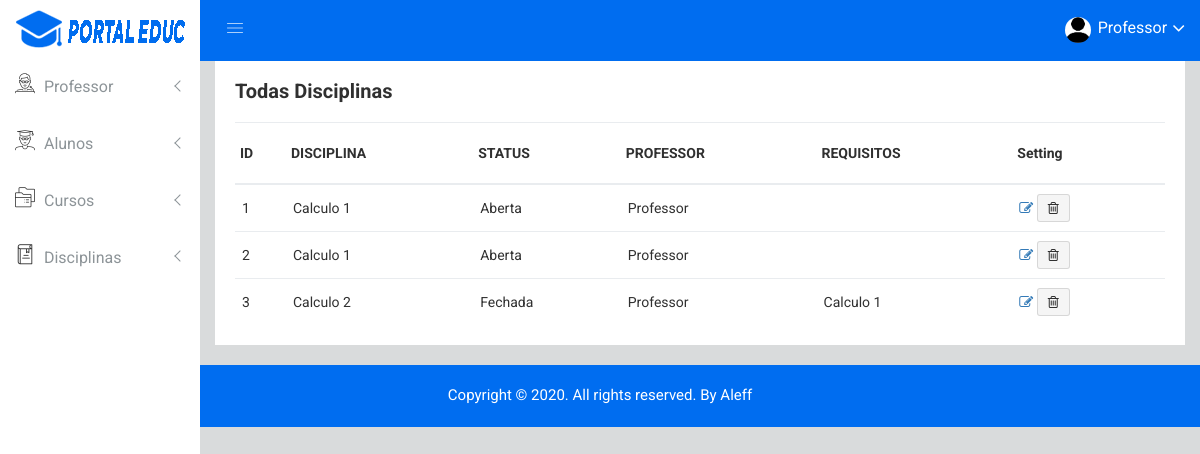
The page /all-disciplinas (signed in) on the database as committed earlier.
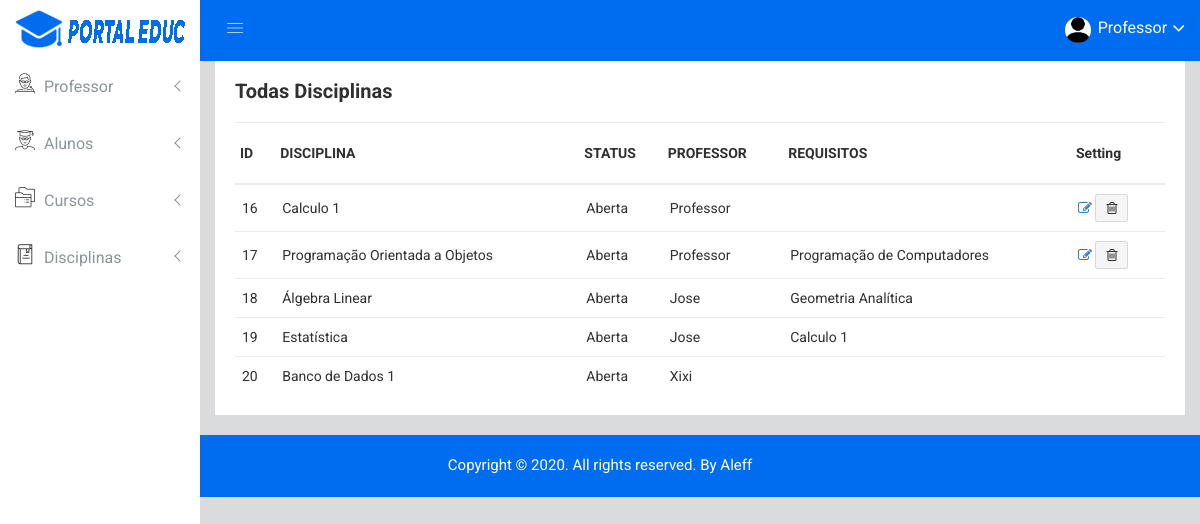
The same page on the database as committed later.
### app/models.py (models this page shows, shortened)
class DisciplinasInstance(models.Model):
    disciplina = models.ForeignKey(Disciplina, on_delete=models.CASCADE)
    prof = models.ForeignKey(User, on_delete=models.CASCADE, limit_choices_to={'groups__name': 'Professores'})
    alunos = models.ManyToManyField(User,related_name='Alunos', blank=True, limit_choices_to={'groups__name':'Alunos'})
    LOAN_STATUS = (
        ('a', 'Aberta'),
        ('f', 'Fechada'),
        ('e', 'Execução'),
        ('l', 'Finalizada'),
    )
    status = models.CharField(
        max_length=1,
        choices=LOAN_STATUS,
        blank=True,
        default='f',
        help_text='Status da Disciplina',
    )
    class Meta:
        ordering = ['id']

class Disciplina(models.Model):
    nome = models.CharField(max_length=50)
    requisitos = models.ManyToManyField('self', null=True, blank=True, symmetrical=False)
    def __str__(self):
        return str(self.nome)

### app/views.py (the view)
# urls.py: path('all-disciplinas', views.all_disciplinas, name='all-disciplinas'),
@login_required(login_url='/login')
def all_disciplinas(request):
    disciplinas = DisciplinasInstance.objects.all()
    return render(request, 'all-disciplinas.html', {'disciplinas': disciplinas})

### app/templates/all-disciplinas.html (shortened to what this page needs)
{% extends "header.html" %}
{% block content %}
        <div class="product-status mg-b-15">
            <div class="container-fluid">
                <div class="row">
                    <div class="col-lg-12 col-md-12 col-sm-12 col-xs-12">
                        <div class="product-status-wrap">
                            <h4>Todas Disciplinas</h4>
                            <div class="asset-inner">
                                <table>
                                    <tr>
                                        <th>ID</th>
                                        <th>DISCIPLINA</th>
                                        <th>STATUS</th>
                                        <th>PROFESSOR</th>
                                        <th>REQUISITOS</th>
                                        <th>Setting</th>
                                    </tr>
                                    {% for x in disciplinas %}
                                    <tr>
                                        <td>{{x.id}}</td>
                                        <td>{{x.disciplina}}</td>
                                        <td>{{x.get_status_display}}</td>
                                        <td>{{x.prof.first_name}}</td>
                                        <td>{% for z in x.disciplina.requisitos.all %} {{z.nome}}{%endfor%}</td>
                                        <td>
                                            {% if perms.app.change_disciplinas and x.prof == user %}
                                            <a href="{% url 'edit-disciplina' pk=x.pk %}" data-toggle="tooltip" title="Edit" class="pd-setting-ed"><i class="fa fa-pencil-square-o" aria-hidden="true"></i></a>
                                            <button data-toggle="tooltip" title="Trash" class="pd-setting-ed"><i class="fa fa-trash-o" aria-hidden="true"></i></button>
                                            {% endif %}
                                        </td>
                                    </tr>
                                    {% endfor %}
                                </table>
                            </div>
                        </div>
                    </div>
                </div>
            </div>
        </div>
    </div>
{% endblock %}

### app/templates/header.html (shortened to what this page needs)
<!DOCTYPE html>
{% load static %}
<html class="no-js" lang="pt-br">
<head>
    <link rel="stylesheet" href="{% static 'css/bootstrap.min.css'%}">
    <link rel="stylesheet" href="{% static 'css/font-awesome.min.css'%}">
    <link rel="stylesheet" href="{% static 'css/owl.carousel.css'%}">
    <link rel="stylesheet" href="{% static 'css/owl.theme.css'%}">
    <link rel="stylesheet" href="{% static 'css/owl.transitions.css'%}">
    <link rel="stylesheet" href="{% static 'css/animate.css'%}">
    <link rel="stylesheet" href="{% static 'css/normalize.css'%}">
    <link rel="stylesheet" href="{% static 'css/meanmenu.min.css'%}">
    <link rel="stylesheet" href="{% static 'css/main.css'%}">
    <link rel="stylesheet" href="{% static 'css/educate-custon-icon.css'%}">
    <link rel="stylesheet" href="{% static 'css/morrisjs/morris.css'%}">
    <link rel="stylesheet" href="{% static 'css/scrollbar/jquery.mCustomScrollbar.min.css'%}">
    <link rel="stylesheet" href="{% static 'css/metisMenu/metisMenu.min.css'%}">
    <link rel="stylesheet" href="{% static 'css/metisMenu/metisMenu-vertical.css'%}">
    <link rel="stylesheet" href="{% static 'css/calendar/fullcalendar.min.css'%}">
    <link rel="stylesheet" href="{% static 'css/calendar/fullcalendar.print.min.css'%}">
    <link rel="stylesheet" href="{% static 'style.css'%}">
    <link rel="stylesheet" href="{% static 'css/responsive.css'%}">
</head>
<body>
    <div class="left-sidebar-pro">
        <nav id="sidebar" class="">
            <div class="sidebar-header">
                <a href="/"><img class="main-logo" src="{% static 'img/logo/logo1.png'%}" alt="" /></a>
            </div>
            <div class="left-custom-menu-adp-wrap comment-scrollbar" >
                <nav class="sidebar-nav left-sidebar-menu-pro" >
                    <ul class="metismenu" id="menu1">
                        <li>
                            <a class="has-arrow" href="all-professors.html" aria-expanded="false"><span class="educate-icon educate-professor icon-wrap"></span> <span class="mini-click-non">Professor</span></a>
                        </li>
                        <li>
                            <a class="has-arrow" href="all-students.html" aria-expanded="false"><span class="educate-icon educate-student icon-wrap"></span> <span class="mini-click-non">Alunos</span></a>
                        </li>
                        <li>
                            <a class="has-arrow" href="all-courses.html" aria-expanded="false"><span class="educate-icon educate-course icon-wrap"></span> <span class="mini-click-non">Cursos</span></a>
                        </li>
                        <li>
                            <a class="has-arrow" href="all-courses.html" aria-expanded="false"><span class="educate-icon educate-library icon-wrap"></span> <span class="mini-click-non">Disciplinas</span></a>
                        </li>
                    </ul>
                </nav>
            </div>
        </nav>
    </div>
    <div class="all-content-wrapper">
        <div class="container-fluid">
            <div class="row">
                <div class="col-lg-12 col-md-12 col-sm-12 col-xs-12">
                    <div class="logo-pro">
                        <a href="index.html"><img class="main-logo" src="{% static 'img/logo/logo.png'%}" alt="" /></a>
                    </div>
                </div>
            </div>
        </div>
        <div class="header-advance-area">
            <div class="header-top-area">
                <div class="container-fluid">
                    <div class="row">
                        <div class="col-lg-12 col-md-12 col-sm-12 col-xs-12">
                            <div class="header-top-wraper">
                                <div class="row">
                                    <div class="col-lg-1 col-md-0 col-sm-1 col-xs-12">
                                        <div class="menu-switcher-pro">
                                            <button type="button" id="sidebarCollapse" class="btn bar-button-pro header-drl-controller-btn btn-info navbar-btn">
													<i class="educate-icon educate-nav"></i>
												</button>
                                        </div>
                                    </div>
                                    <div class="col-lg-5 col-md-5 col-sm-12 col-xs-12">
                                        <div class="header-right-info">
                                            <ul class="nav navbar-nav mai-top-nav header-right-menu">
                                                <li class="nav-item">
                                                    <a href="#" data-toggle="dropdown" role="button" aria-expanded="false" class="nav-link dropdown-toggle">
															<img src="{% static 'img/product/pro5.jpg'%}" alt="" />
															<span class="admin-name">{{user.first_name}}</span>
															<i class="fa fa-angle-down edu-icon edu-down-arrow"></i>
														</a>
                                                </li>
                                            </ul>
                                        </div>
                                    </div>
                                </div>
                            </div>
                        </div>
                    </div>
                </div>
            </div>
        </div>
        {% block content %} {% endblock %}
</body>
        <div class="footer-copyright-area">
            <div class="container-fluid">
                <div class="row">
                    <div class="col-lg-12">
                        <div class="footer-copy-right">
                            <p>Copyright © 2020. All rights reserved. By <a href="https://github.com/jhom1310">Aleff</a></p>
                        </div>
                    </div>
                </div>
            </div>
        </div>
</html>

### app/static/css/main.css (style rules this page uses)
html { color: #222; font-size: 1em; line-height: 1.4; }
audio, canvas, iframe, img, svg, video { vertical-align: middle; }

### app/static/css/metisMenu/metisMenu-vertical.css (style rules this page uses)
.sidebar-nav { background: #fff; }
.sidebar-nav ul { padding: 0; margin: 0; list-style: none; background: #f5f5f5; }
.sidebar-nav .metismenu { background: #fff; display: -webkit-box; display: -ms-flexbox; display: flex; -webkit-box-orient: vertical; -webkit-box-direction: normal; -ms-flex-direction: column; flex-direction: column; }
.sidebar-nav .metismenu li + li { margin-top: 5px; }
.sidebar-nav .metismenu li:last-child { margin-bottom: 5px; }
.sidebar-nav .metismenu > li { display: -webkit-box; display: -ms-flexbox; display: flex; -webkit-box-orient: vertical; -webkit-box-direction: normal; -ms-flex-direction: column; flex-direction: column; position: relative; }
.sidebar-nav .metismenu a { position: relative; display: block; padding: 13px 15px; color: #444; outline-width: 0; transition: all .3s ease-out; font-size:16px; font-weight:400; }
.sidebar-nav .metismenu li .icon-wrap { margin-right:5px; font-size:20px; color:#303030; }

Rows that differ between the two databases and show on the page:
removed DisciplinasInstance: id "1", disciplina "Calculo 1", status "Aberta", prof.first_name "Professor"
removed DisciplinasInstance: id "2", disciplina "Calculo 1", status "Aberta", prof.first_name "Professor"
removed DisciplinasInstance: id "3", disciplina "Calculo 2", status "Fechada", prof.first_name "Professor", Disciplina (nome "Calculo 1")
added DisciplinasInstance: id "16", disciplina "Calculo 1", status "Aberta", prof.first_name "Professor"
added DisciplinasInstance: id "17", disciplina "Programação Orientada a Objetos", status "Aberta", prof.first_name "Professor"
added Disciplina: nome "Programação de Computadores", shown under "17"
added DisciplinasInstance: id "18", disciplina "Álgebra Linear", status "Aberta", prof.first_name "Jose"
added Disciplina: nome "Geometria Analítica", shown under "18"
added DisciplinasInstance: id "19", disciplina "Estatística", status "Aberta", prof.first_name "Jose", Disciplina (nome "Calculo 1")
added DisciplinasInstance: id "20", disciplina "Banco de Dados 1", status "Aberta", prof.first_name "Xixi"
